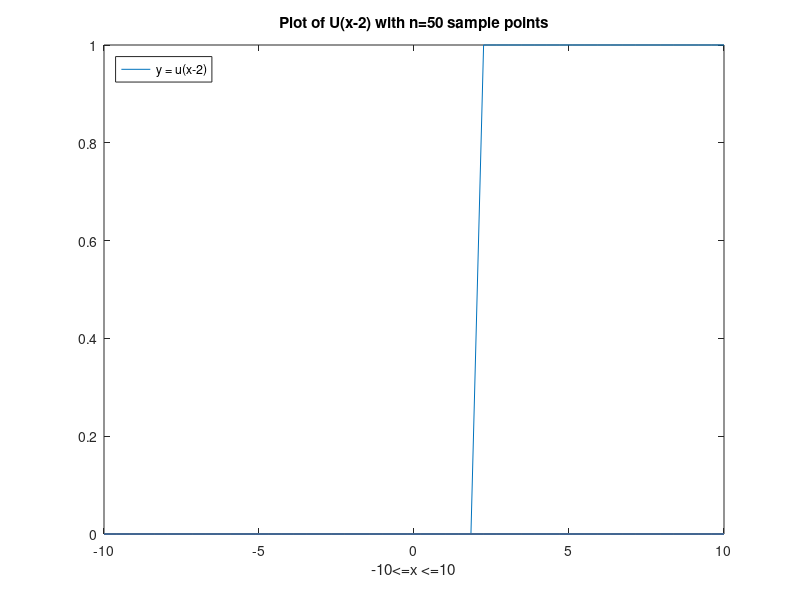

The MATLAB script that drew this image:
%n = 50 points
x = linspace(-10,10,50);

c = zeros(50);
for g = 1:50
    if x(g) < 2
        c(g) = 0;
    else 
        c(g) = 1;
    end
end
plot(x,c)
title("Plot of U(x-2) with n=50 sample points")
legend({'y = u(x-2)'},'Location','northwest')
xlabel('-10<=x <=10')